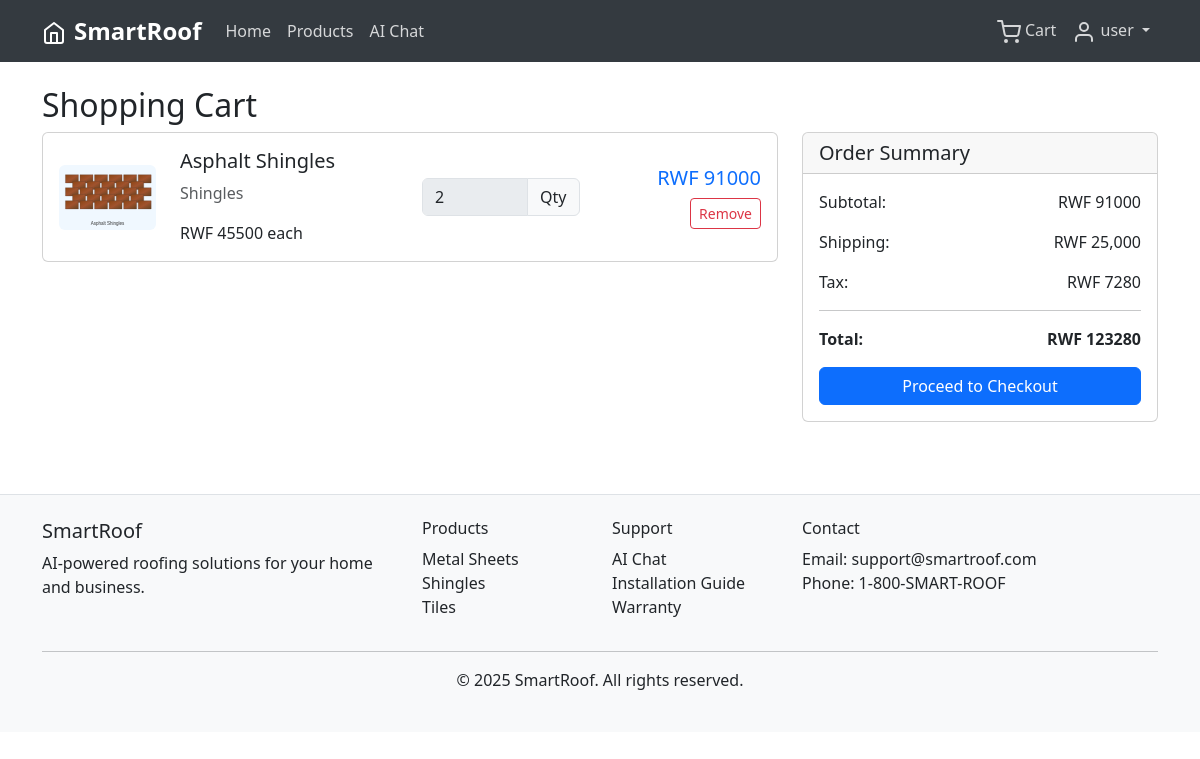
Page /cart (signed in) on the committed database.
### tables this page shows
CREATE TABLE users (
            id INTEGER PRIMARY KEY AUTOINCREMENT,
            username TEXT UNIQUE NOT NULL,
            email TEXT UNIQUE NOT NULL,
            password_hash TEXT NOT NULL,
            is_admin BOOLEAN DEFAULT FALSE,
            created_at TIMESTAMP DEFAULT CURRENT_TIMESTAMP
        );

CREATE TABLE products (
            id INTEGER PRIMARY KEY AUTOINCREMENT,
            name TEXT NOT NULL,
            description TEXT,
            price REAL NOT NULL,
            category TEXT NOT NULL,
            image_url TEXT,
            stock INTEGER DEFAULT 100,
            created_at TIMESTAMP DEFAULT CURRENT_TIMESTAMP
        );

### routes.py (the view)
@app.route('/cart')
@login_required
def cart():
    try:
        conn = get_db_connection()
        cart_items_data = conn.execute('''
            SELECT ci.*, p.name, p.price, p.image_url
            FROM cart_items ci
            JOIN products p ON ci.product_id = p.id
            WHERE ci.user_id = ?
        ''', (current_user.id,)).fetchall()
        conn.close()
        cart_items = []
        total = 0
        for item in cart_items_data:
            product = Product.get(item['product_id'])
            if product:
                cart_items.append({
                    'id': item['id'],
                    'product': product,
                    'quantity': item['quantity'],
                    'subtotal': product.price * item['quantity']
                })
                total += product.price * item['quantity']
        return render_template('cart.html', cart_items=cart_items, total=total)
    except Exception as e:
        return render_template('cart.html', cart_items=[], total=0)

### app.py (called while the page is built)
@login_manager.user_loader
def load_user(user_id):
    from models import User
    return User.get(int(user_id))

### database.py (called while the page is built)
def get_db_connection():
    conn = sqlite3.connect(DATABASE_PATH)
    conn.row_factory = sqlite3.Row
    return conn

### models.py (called while the page is built)
    @staticmethod
    def get(user_id):
        conn = get_db_connection()
        user = conn.execute('SELECT * FROM users WHERE id = ?', (user_id,)).fetchone()
        conn.close()
        if user:
            return User(user['id'], user['username'], user['email'],
                       user['password_hash'], user['is_admin'], user['created_at'])
        return None

    @staticmethod
    def get(product_id):
        conn = get_db_connection()
        product = conn.execute('SELECT * FROM products WHERE id = ?', (product_id,)).fetchone()
        conn.close()
        if product:
            return Product(
                product['id'], product['name'], product['description'],
                product['price'], product['category'], product['image_url'],
                product['stock'], product['created_at']
            )
        return None

### templates/cart.html (shortened to what this page needs)
{% extends "base.html" %}
{% block content %}
<div class="container py-4">
    <h2>Shopping Cart</h2>
    {% if cart_items %}
    <div class="row">
        <div class="col-lg-8">
            {% for item in cart_items %}
            <div class="card mb-3">
                <div class="card-body">
                    <div class="row align-items-center">
                        <div class="col-md-2">
                            <img src="{{ item.product.image_url }}" class="img-fluid rounded" alt="{{ item.product.name }}">
                        </div>
                        <div class="col-md-4">
                            <h5>{{ item.product.name }}</h5>
                            <p class="text-muted">{{ item.product.category }}</p>
                            <p class="mb-0">RWF {{ (item.product.price * 1000)|int }} each</p>
                        </div>
                        <div class="col-md-3">
                            <div class="input-group">
                                <input type="number" class="form-control" name="quantity"
                                       value="{{ item.quantity }}" min="1" max="{{ item.product.stock }}" disabled>
                                <span class="input-group-text">Qty</span>
                            </div>
                        </div>
                        <div class="col-md-3 text-end">
                            <h5 class="text-primary">RWF {{ (item.subtotal * 1000)|int }}</h5>
                            <form method="POST" action="{{ url_for('remove_from_cart', item_id=item.id) }}" style="display: inline;">
                                <button type="submit" class="btn btn-sm btn-outline-danger">Remove</button>
                            </form>
                        </div>
                    </div>
                </div>
            </div>
            {% endfor %}
        </div>
        <div class="col-lg-4">
            <div class="card">
                <div class="card-header">
                    <h5 class="mb-0">Order Summary</h5>
                </div>
                <div class="card-body">
                    <div class="d-flex justify-content-between mb-3">
                        <span>Subtotal:</span>
                        <span>RWF {{ (total * 1000)|int }}</span>
                    </div>
                    <div class="d-flex justify-content-between mb-3">
                        <span>Shipping:</span>
                        <span>{% if total >= 500 %}Free{% else %}RWF 25,000{% endif %}</span>
                    </div>
                    <div class="d-flex justify-content-between mb-3">
                        <span>Tax:</span>
                        <span>RWF {{ (total * 0.08 * 1000)|int }}</span>
                    </div>
                    <hr>
                    <div class="d-flex justify-content-between mb-3">
                        <strong>Total:</strong>
                        <strong>RWF {{ ((total + (0 if total >= 500 else 25) + (total * 0.08)) * 1000)|int }}</strong>
                    </div>
                    <a href="{{ url_for('checkout') }}" class="btn btn-primary w-100">
                        Proceed to Checkout
                    </a>
                </div>
            </div>
        </div>
    </div>
    {% endif %}
</div>
{% endblock %}

### templates/base.html (shortened to what this page needs)
<!DOCTYPE html>
<html lang="en" data-bs-theme="light">
<head>
    <link href="https://cdn.jsdelivr.net/npm/bootstrap@5.3.0/dist/css/bootstrap.min.css" rel="stylesheet">
    <link rel="stylesheet" href="{{ url_for('static', filename='css/style.css') }}">
</head>
<body>
    <nav class="navbar navbar-expand-lg navbar-dark">
        <div class="container">
            <a class="navbar-brand fw-bold" href="{{ url_for('index') }}">
                <i data-feather="home" class="me-2"></i>SmartRoof
            </a>
            <div class="collapse navbar-collapse" id="navbarNav">
                <ul class="navbar-nav me-auto">
                    <li class="nav-item">
                        <a class="nav-link" href="{{ url_for('index') }}">Home</a>
                    </li>
                    <li class="nav-item">
                        <a class="nav-link" href="{{ url_for('products') }}">Products</a>
                    </li>
                    <li class="nav-item">
                        <a class="nav-link" href="{{ url_for('chat') }}">AI Chat</a>
                    </li>
                </ul>
                <ul class="navbar-nav">
                    {% if current_user.is_authenticated %}
                        <li class="nav-item">
                            <a class="nav-link position-relative" href="{{ url_for('cart') }}">
                                <i data-feather="shopping-cart"></i> Cart
                            </a>
                        </li>
                        <li class="nav-item dropdown">
                            <a class="nav-link dropdown-toggle" href="#" id="navbarDropdown" role="button" data-bs-toggle="dropdown">
                                <i data-feather="user"></i> {{ current_user.username }}
                            </a>
                        </li>
                    {% endif %}
                </ul>
            </div>
        </div>
    </nav>
    <main>
        {% block content %}{% endblock %}
    </main>
    <footer class="bg-light text-dark py-4 mt-5 border-top">
        <div class="container">
            <div class="row">
                <div class="col-md-4">
                    <h5>SmartRoof</h5>
                    <p>AI-powered roofing solutions for your home and business.</p>
                </div>
                <div class="col-md-2">
                    <h6>Products</h6>
                    <ul class="list-unstyled">
                        <li><a href="{{ url_for('products', category='Metal Sheets') }}" class="text-dark">Metal Sheets</a></li>
                        <li><a href="{{ url_for('products', category='Shingles') }}" class="text-dark">Shingles</a></li>
                        <li><a href="{{ url_for('products', category='Tiles') }}" class="text-dark">Tiles</a></li>
                    </ul>
                </div>
                <div class="col-md-2">
                    <h6>Support</h6>
                    <ul class="list-unstyled">
                        <li><a href="{{ url_for('chat') }}" class="text-dark">AI Chat</a></li>
                        <li><a href="#" class="text-dark">Installation Guide</a></li>
                        <li><a href="#" class="text-dark">Warranty</a></li>
                    </ul>
                </div>
                <div class="col-md-4">
                    <h6>Contact</h6>
                    <p>Email: support@smartroof.com<br>Phone: 1-800-SMART-ROOF</p>
                </div>
            </div>
            <hr>
            <div class="text-center">
                <p>&copy; 2025 SmartRoof. All rights reserved.</p>
            </div>
        </div>
    </footer>
</body>
</html>

### static/css/style.css (style rules this page uses)
.navbar { background-color: #343a40 !important; }
.navbar-brand { font-size: 1.5rem; font-weight: 700; color: white !important; }
.navbar-nav .nav-link { color: rgba(255, 255, 255, 0.8) !important; font-weight: 500; }
.card { transition: transform 0.2s ease-in-out; }
.btn { transition: all 0.2s ease-in-out; }
footer { margin-top: auto; }
footer a { text-decoration: none; transition: color 0.2s ease-in-out; }

### rows in the picture
users: username "user"
products: product.image_url (picture), product.name "Asphalt Shingles", product.category "Shingles", (item.product.price*1000)|int "45500"

### other values in the picture
{{ (item.subtotal * 1000)|int }} "91000"
{{ (total * 1000)|int }} "91000"
{{ (total * 0.08 * 1000)|int }} "7280"
{{ ((total + (0 if total >= 500 else 25) + (total * 0.08)) * 1000)|int }} "123280"
